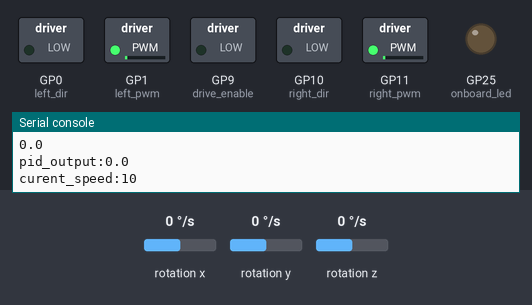
The program below on a simulated Raspberry Pi Pico running MicroPython. Parts: switched loads named in the program (green lamp = pin HIGH), output pins drawn as LEDs (lit = HIGH), the last lines printed to the serial console. Inputs (shaded band) come from the test bench; at power-on: rotation y 0 °/s, rotation x 0 °/s, rotation z 0 °/s. Library files of the repository ran but are not shown: imu.py.

Above: at 2.4 s.
2.5 s: rotation y set to 2 °/s
At 3.1 s:
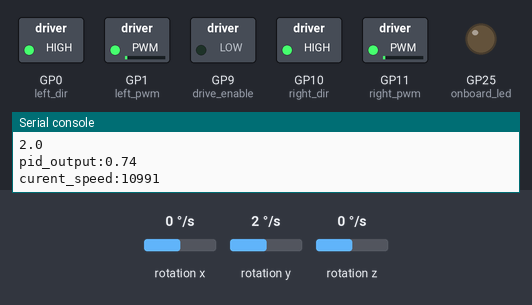
4.0 s: rotation y set to -192 °/s
At 4.4 s:
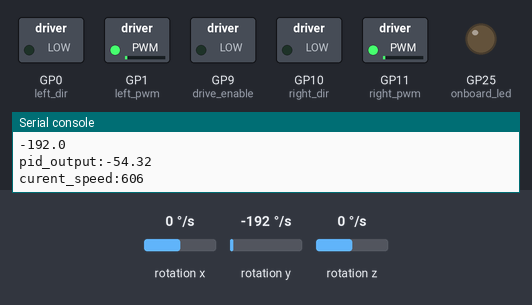
5.5 s: rotation y set to 100 °/s
At 8.6 s:
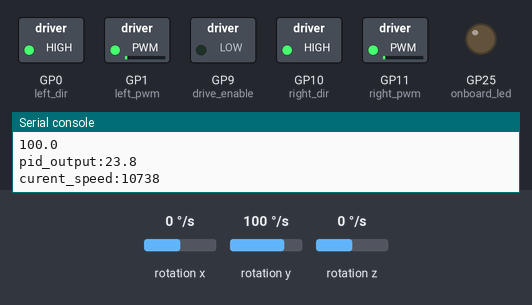
Timing chart, 0 to 10.1 s (numbered marks = the images above; inputs shaded):
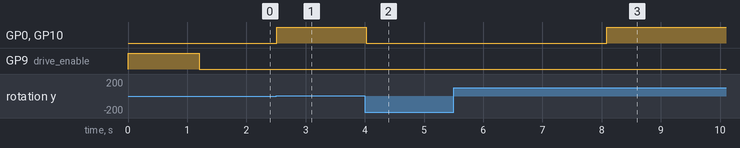

The program:

test.py
```python
from machine import Pin, I2C, PWM, UART, ADC
import utime
from imu import MPU6050

_MAXSPEED = const(11000)
_MINSPEED = const(10)
_MAXPITCH = const(25)    # Any more than this means we have fallen over
_PWM_DUTY = const(10000) # 32767=50% PWM duty cycle with 500us pulsewidth, 10000=15% & 150us pw, 5000=7.5% & 76us pw
_RUN      = const(0)
_STOP     = const(1)
_D_ENPIN  = const(9)
_L_DIRPIN = const(0)
_L_DRIVE  = const(1)
_R_DIRPIN = const(10)
_R_DRIVE  = const(11)
_LED_1    = 25
_VOLT_CONV= 12.6 / 65535 # 12.6v is max for a fully charged 3S LiPo pack 电池最大电压
_MIN_VOLTS= 10.5 # Min voltage for a 3S LiPo pack 电池最小电压

left_dir = Pin(_L_DIRPIN, Pin.OUT, Pin.PULL_DOWN)
right_dir = Pin(_R_DIRPIN, Pin.OUT, Pin.PULL_DOWN)
drive_enable = Pin(_D_ENPIN, Pin.OUT, Pin.PULL_DOWN)
left_pwm = PWM(Pin(_L_DRIVE, Pin.OUT))
right_pwm = PWM(Pin(_R_DRIVE, Pin.OUT))
left_pwm.duty_ns(_PWM_DUTY)
right_pwm.duty_ns(_PWM_DUTY)
drive_enable.value(_STOP)
onboard_led = machine.Pin(_LED_1, machine.Pin.OUT)

# Allow the BNO055 IMU to initialise
utime.sleep(1)

# Set up bluetooth comms
#uart = UART(id=_BT_ID, baudrate=_BT_BAUD, bits=_BT_BITS, parity=_BT_PARITY, stop=_BT_STOP, tx=_BT_TX, rx=_BT_RX)

# Set up the IMU
i2c = I2C(1, sda=Pin(26), scl=Pin(27), freq=400000)
imu = MPU6050(i2c)

# Interpolate the value from the PID controller for the PWM output. Output scale is _MINSPEED to _MAXSPEED
def interpolate_pid(value, inMin, inMax) -> int:
    return int(max(min(_MAXSPEED, (value - inMin) * (_MAXSPEED - _MINSPEED) // (inMax - inMin) + _MINSPEED), _MINSPEED))

kP = 0.1              # PID P value
kI = 0.01                # PID I value
kD = 0.01               # PID D Value
previous = 0         # Variable value for pid
integral = 0         # Variable value for pid
calibration = 0      # Adjustment value for the center of gravity in deg - tweak to make "error" zero when vertical
fwd_rev = 0          # Value to shift balance and create movement via remote, in degrees
f_r = 0
l_bias = 0           # Holds left steering bias from bluetooth
r_bias = 0           # Hols right steering bias from bluetooth

while True:
    pitch = imu.gyro.y                                            # Get euler roll value [0=heading, 1=roll, 2=pitch]
    print(pitch)
    error = pitch + calibration + fwd_rev                             # Add calibration and forward/reverse to measured pitch angle
    integral += error                                       # Add error to PID integral value
    pid_output = error * kP + integral * kI + (error - previous) * kD # PID calculation
    print('pid_output:{}'.format(pid_output))
    if pid_output > 0:                                                # Leaning forwards
        current_speed = (interpolate_pid(pid_output, 1000, 0))        # Interpolate PID controller to PWM values
        print('curent_speed:{}'.format(current_speed))
        left_dir.value(1)
        right_dir.value(1)
    else:                                                             # Leaning backwards
        current_speed = (interpolate_pid(pid_output, 0, -1000))       # Interpolate PID controller to PWM values
        print('curent_speed:{}'.format(current_speed))
        left_dir.value(0)
        right_dir.value(0)

    if (abs(pitch) <= _MAXPITCH):                                     # We have not fallen over so proceed
        drive_enable.value(_RUN)                                      # Enable drive outputs
        left_pwm.freq(current_speed)                         # Set left motor speed
        right_pwm.freq(current_speed)                        # Set right motor speed

        previous = error                                              # Store current error for PWM derivative value
    utime.sleep_ms(20)


        
```

Measured:
- the behaviour switches between 0 and 1 °/s on rotation y (found by bisection; images 0 and 1)
- after the input at 2.5 s, GP0 (left_dir), GP10 (right_dir): LOW → HIGH at once
- after the input at 4.0 s, GP0 (left_dir), GP10 (right_dir): HIGH → LOW at once
- after the input at 5.5 s, GP0 (left_dir), GP10 (right_dir): LOW → HIGH after 2.6 s
